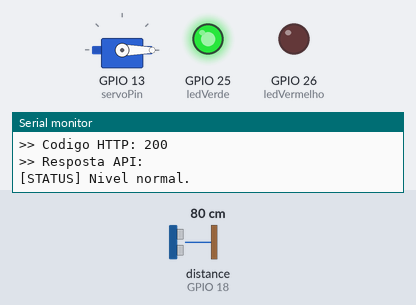
Bench run of a sketch on a simulated ESP32. On the bench: servo, output pins drawn as LEDs (lit = HIGH), the last lines printed to the serial monitor. Wiring (from diagram.json): ultrasonic range finder: trigger GPIO 5; echo GPIO 18. The inputs (shaded band) are chosen by the test bench; at power-on: distance to the obstacle (sensor on GPIO 18) 80 cm. The echo pulse lasts 58.3 µs per cm; WiFi joins after 1.5 s; servers stay silent unless stated; uploads are accepted with an empty reply; pins used as bus, display or sensor lines are not drawn.

Above: at 2.7 s.
2.8 s: distance to the obstacle (sensor on GPIO 18) set to 17 cm
8.6 s: distance to the obstacle (sensor on GPIO 18) set to 13 cm
At 12.9 s:
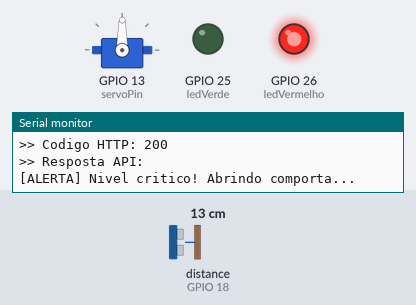
14.4 s: distance to the obstacle (sensor on GPIO 18) set to 18 cm
At 18.2 s:
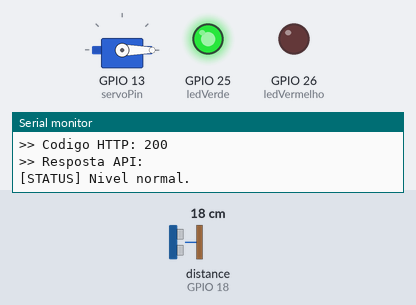
20.2 s: distance to the obstacle (sensor on GPIO 18) set to 2 cm
At 23.5 s:
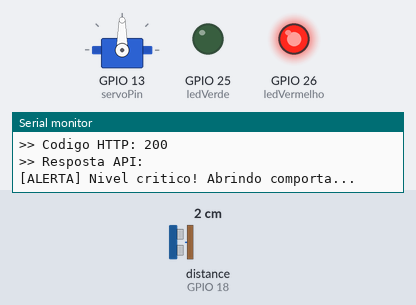
Timing chart, 0 to 25.0 s (numbered marks = the images above; inputs shaded):
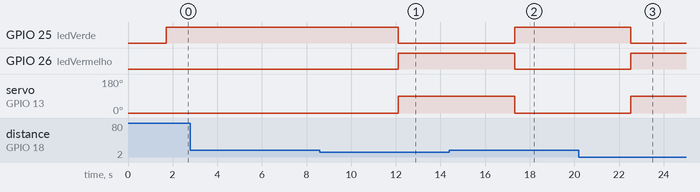

The sketch:

sketch.ino
```cpp
#include <WiFi.h>
#include <HTTPClient.h>
#include <ESP32Servo.h>

const char* ssid = "Wokwi-GUEST";
const char* password = "";

// URL HTTP direta compatível com o simulador Wokwi
const char* apiUrl = "http://shy-ideas-itch.loca.lt/sensores/leitura";

const int trigPin = 5;
const int echoPin = 18;
const int servoPin = 13;
const int ledVerde = 25;
const int ledVermelho = 26;

Servo servoMotor;

bool comandoLimpezaNaResposta(const String& resposta) {
  return resposta.indexOf("\"acionar_limpeza\":true") >= 0 ||
         resposta.indexOf("\"acionar_limpeza\": true") >= 0;
}

int duracaoLimpezaNaResposta(const String& resposta) {
  int inicio = resposta.indexOf("\"tempo_limpeza_segundos\":");
  if (inicio < 0) inicio = resposta.indexOf("\"tempo_limpeza_segundos\": ");
  if (inicio < 0) return 0;
  inicio = resposta.indexOf(":", inicio) + 1;
  return resposta.substring(inicio).toInt();
}

void setup() {
  Serial.begin(115200);
  Serial.println("\n--- Iniciando Bueiro Inteligente IoT ---");

  pinMode(trigPin, OUTPUT);
  pinMode(echoPin, INPUT);
  pinMode(ledVerde, OUTPUT);
  pinMode(ledVermelho, OUTPUT);

  servoMotor.attach(servoPin);
  servoMotor.write(0);

  WiFi.begin(ssid, password);
  Serial.print("Conectando ao Wi-Fi");
  while (WiFi.status() != WL_CONNECTED) {
    delay(500);
    Serial.print(".");
  }
  Serial.println("\n[OK] Wi-Fi conectado com sucesso!");
}

float lerDistancia() {
  digitalWrite(trigPin, LOW);
  delayMicroseconds(2);
  digitalWrite(trigPin, HIGH);
  delayMicroseconds(10);
  digitalWrite(trigPin, LOW);

  long duracao = pulseIn(echoPin, HIGH);
  float distancia = duracao * 0.034 / 2;
  return distancia;
}

void enviarLeituraParaAPI(float valor) {
  if (WiFi.status() == WL_CONNECTED) {
    WiFiClient client;
    HTTPClient http;
    http.setTimeout(10000);

    if (http.begin(client, apiUrl)) {
      http.addHeader("Content-Type", "application/json");
      http.addHeader("bypass-tunnel-reminder", "true");
      http.addHeader("User-Agent", "ESP32-Bueiro");

      String jsonBody = "{\"valor_leitura\": " + String(valor, 2) +
                         ", \"unidade_medida\": \"cm\", \"id_sensor\": 1}";

      Serial.println(">> Enviando dados para a API...");
      int httpCode = http.POST(jsonBody);

      Serial.print(">> Codigo HTTP: ");
      Serial.println(httpCode);

      if (httpCode > 0) {
        String payload = http.getString();
        Serial.print(">> Resposta API: ");
        Serial.println(payload);
        int duracao = duracaoLimpezaNaResposta(payload);
        if (comandoLimpezaNaResposta(payload) && duracao > 0) {
          Serial.print("[IA] Iniciando ciclo proporcional de ");
          Serial.print(duracao);
          Serial.println(" segundos.");
          digitalWrite(ledVerde, LOW);
          digitalWrite(ledVermelho, HIGH);
          servoMotor.write(90);
          delay(duracao * 1000);
          servoMotor.write(0);
          digitalWrite(ledVermelho, LOW);
          digitalWrite(ledVerde, HIGH);
        }
      } else {
        Serial.print(">> Erro HTTP: ");
        Serial.println(http.errorToString(httpCode));
      }

      http.end();
    } else {
      Serial.println(">> Falha ao inicializar conexao");
    }
  }
}

void loop() {
  float distancia = lerDistancia();
  Serial.print("\nDistancia lida: ");
  Serial.print(distancia);
  Serial.println(" cm");

  enviarLeituraParaAPI(distancia);

  if (distancia < 15.0) {
    digitalWrite(ledVerde, LOW);
    digitalWrite(ledVermelho, HIGH);
    Serial.println("[ALERTA] Nivel critico! Abrindo comporta...");
    servoMotor.write(90);
  } else {
    digitalWrite(ledVerde, HIGH);
    digitalWrite(ledVermelho, LOW);
    Serial.println("[STATUS] Nivel normal.");
    servoMotor.write(0);
  }

  delay(5000);
}
```

Measured:
- the behaviour switches between 16 and 15 cm on distance to the obstacle (sensor on GPIO 18) (found by bisection; images 0 and 1)
- after the input at 8.6 s, GPIO 25 (ledVerde): HIGH → LOW after 3.5 s; GPIO 26 (ledVermelho): LOW → HIGH after 3.5 s; servo on GPIO 13 (servoPin): 0° → 90° after 3.5 s
- after the input at 14.4 s, GPIO 25 (ledVerde): LOW → HIGH after 2.9 s; GPIO 26 (ledVermelho): HIGH → LOW after 2.9 s; servo on GPIO 13 (servoPin): 90° → 0° after 2.9 s
- after the input at 20.2 s, GPIO 25 (ledVerde): HIGH → LOW after 2.3 s; GPIO 26 (ledVermelho): LOW → HIGH after 2.3 s; servo on GPIO 13 (servoPin): 0° → 90° after 2.3 s
